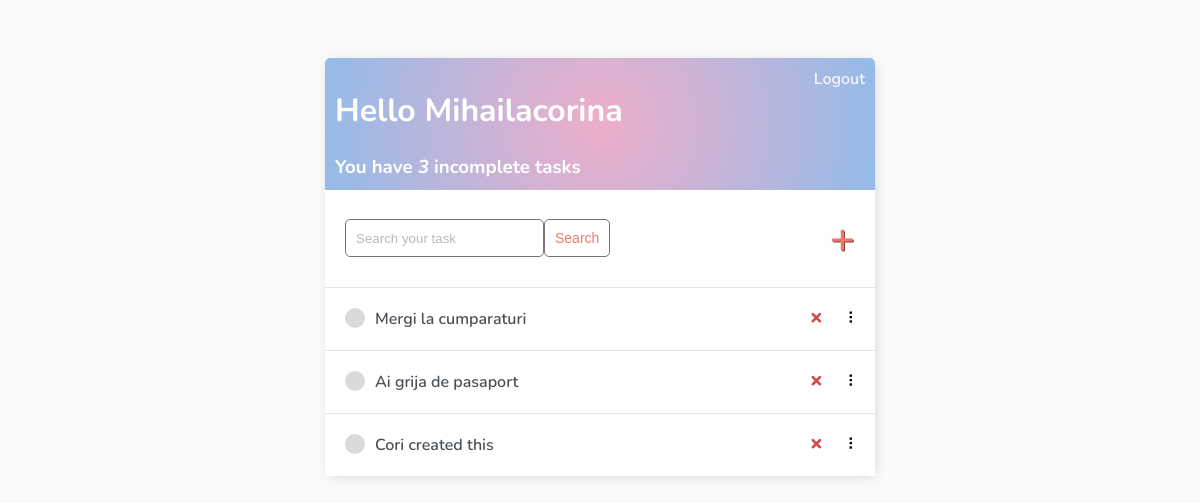
The app's page / (signed in), older data.
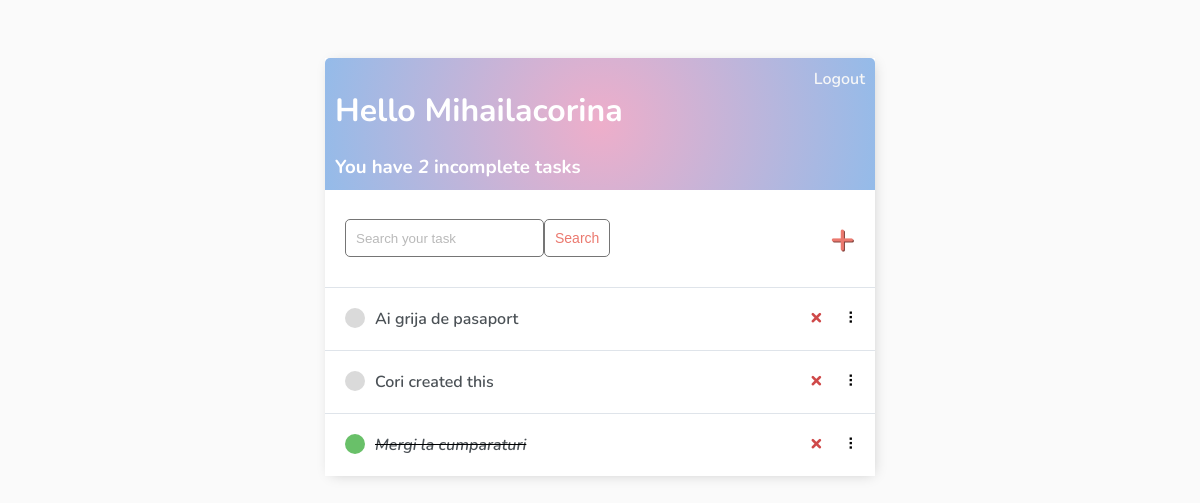
The same page, newer data.
### base/models.py (models this page shows)
class Task(models.Model):
    user = models.ForeignKey(User, on_delete=models.CASCADE, null=True, blank=True) #daca contul nu mai exista TASK urile se vor sterge automat
    title = models.CharField(max_length=200)
    description = models.TextField(null=True, blank=True)
    complete = models.BooleanField(default=False)
    created =  models.DateTimeField(auto_now_add=True)
    def __str__(self):
        return self.title
    class Meta:
        ordering =['complete']

### base/views.py (the view)
# urls.py: path('', TaskList.as_view(), name='tasks'),
class TaskList(LoginRequiredMixin, ListView):
    model = Task
    context_object_name = 'tasks'
    def get_context_data(self, **kwargs):
        context = super().get_context_data(**kwargs)
        context['tasks'] = context['tasks'].filter(user=self.request.user)
        context['count'] = context['tasks'].filter(complete=False).count()
        search_input = self.request.GET.get('search-area') or ''
        if search_input:
            context['tasks'] = context['tasks'].filter(
                title__contains=search_input)
        context['search_input'] = search_input
        return context

### base/templates/base/task_list.html (shortened to what this page needs)
{% extends 'base/main.html' %} {% block content %}
<div class="header-bar">
    <div>
        <h1>Hello {{request.user|title}}</h1>
        <h3 style="margin:0">You have <i>{{count}}</i> incomplete task{{ count|pluralize:"s" }}</h3>
    </div>
    {% if request.user.is_authenticated %}
    <a href="/logout/">Logout</a> {% else %}
    <a href="{% url 'login' %}">Login</a> {% endif %}
</div>
<div id="search-add-wrapper">
    <form method="GET" style="display: flex;">
        <input type='text' name='search-area' placeholder="Search your task" value="{{search_input}}">
        <input class="button" type="submit" value='Search'>
    </form>
    {% if tasks|length > 0 %}
    <a id="add-link" href="{% url 'task-create' %}">&#x2b;</a>
    {% endif %}
</div>
<div id="tasklist" class="task-items-wrapper">
    {% for task in tasks %}
    <div class="task-wrapper" data-position="{{task.pk}}">
        <div class="task-title">
            {% if task.complete %}
            <div class="task-complete-icon"></div>
            <i><s><a href="{% url 'task-update' task.id %}">{{task}}</a></s></i> {% else %}
            <div class="task-incomplete-icon"></div>
            <a href="{% url 'task-update' task.id %}">{{task}}</a> {% endif %}
        </div>
        <div class="task-controls">
            <a class="delete-link" href="{% url 'task-delete' task.id %}">&#215;</a>
            <span class="handle">&nbsp;&#10247;</span>
        </div>
    </div>
    {% empty %}
    <div style="text-align: center; padding-bottom: 10px; line-height: 1em;">
        <h3>No new tasks are created.</h3>
        <h3>Create a <a style="text-decoration: none; color: #e53935;" href="{% url 'task-create' %}">New task</a> ! </h3>
    </div>
    {% endfor %}
</div>
{% endblock content %}

### base/templates/base/main.html (shortened to what this page needs)
<!DOCTYPE html>
<html lang="en">
<head>
</head>
<body>
    <div class="container">
        {% block content %} {% endblock content %}
    </div>
</body>
</html>

### base/templates/base/main.html (style rules this page uses)
body { background-color: #FAFAFA; font-family: 'Nunito', sans-serif; padding-top: 50px; }
h1, h2, h3, h4, h5, h6, { font-family: 'Raleway', sans-serif; }
a, p { color: #4b5156 }
a { font-weight: 600; }
.container { max-width: 550px; margin: auto; background-color: #fff; -webkit-box-shadow: 2px 2px 13px -4px rgba(0, 0, 0, 0.21); box-shadow: 2px 2px 13px -4px rgba(0, 0, 0, 0.21); }
input { outline: none; border: none; }
.header-bar { display: flex; justify-content: space-between; color: #fff; padding: 10px; border-radius: 5px 5px 0 0; background: radial-gradient(circle, rgba(238,174,202,1) 0%, rgba(148,187,233,1) 100%); }
.header-bar a { color: rgb(247, 247, 247); text-decoration: none; }
.task-wrapper { display: flex; align-items: center; justify-content: space-between; background-color: #fff; border-top: 1px solid #dfe4ea; overflow: hidden; }
.task-title { display: flex; padding: 20px; }
.task-title a { text-decoration: none; color: #4b5156; margin-left: 10px; }
.task-complete-icon { height: 20px; width: 20px; background-color: rgb(105, 192, 105); border-radius: 50%; }
.task-incomplete-icon { height: 20px; width: 20px; background-color: rgb(218, 218, 218); border-radius: 50%; }
.delete-link { text-decoration: none; font-weight: 900; color: #cf4949; font-size: 22px; line-height: 0; padding: 20px 0px; }
.handle { display: inline-block; padding: 20px 16px; cursor: grab; user-select: none; }
.handle:after, .handle:before { display: block; content: ""; }
#add-link { color: #EB796F; text-decoration: none; font-size: 42px; text-shadow: 1px 1px #81413b; }
#search-add-wrapper { display: flex; justify-content: space-between; align-items: center; padding: 20px; }
input[type=text], input[type=password], textarea { border: 1px solid #757575; border-radius: 5px; padding: 10px; width: 90%; }
::placeholder { font-weight: 300; opacity: 0.5; }
.button { border: 1px solid #757575; background-color: #FFF; color: #EB796F; padding: 10px; font-size: 14px; border-radius: 5px; cursor: pointer; text-decoration: none; }

Row changes from the older to the newer data that the page shows:
changed Task "Mergi la cumparaturi": complete False → True (drawn); moves down the list
Text that changed along with them:
{{ count }}: "3" → "2"
